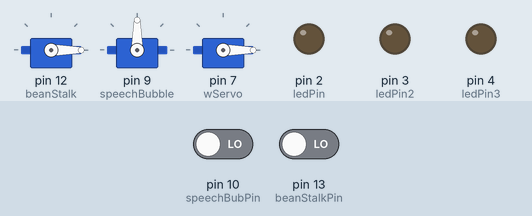
Simulated run of this sketch. Board: Arduino Uno, built with avr-gcc and run on an emulated ATmega328P. On the bench: 3 × servo, output pins drawn as LEDs (lit = HIGH). Inputs (shaded band) come from the test bench; at power-on: pin 13 (beanStalkPin) LOW, pin 10 (speechBubPin) LOW. What the sketch prints to the serial monitor is not drawn.

Above: at 1.2 s.
1.3 s: pin 13 (beanStalkPin) driven HIGH
At 3.6 s:
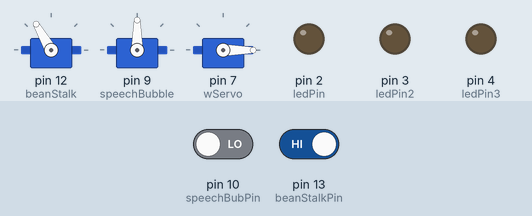
4.3 s: pin 10 (speechBubPin) driven HIGH
At 5.1 s:
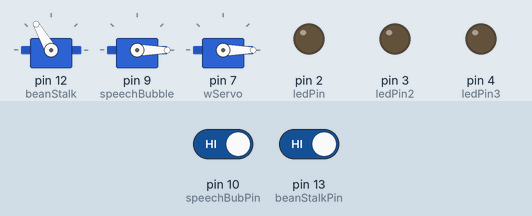
5.8 s: pin 10 (speechBubPin) driven LOW
At 6.4 s:
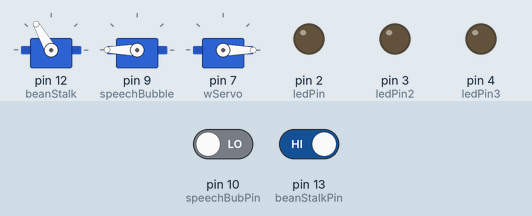
7.3 s: pin 13 (beanStalkPin) driven LOW
At 7.6 s:
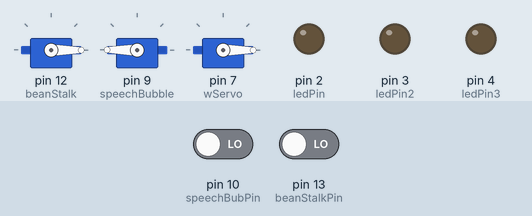
8.8 s: pin 10 (speechBubPin) driven HIGH
At 9.7 s:
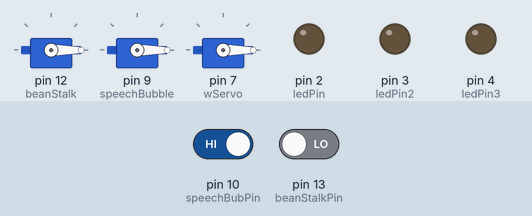
10.3 s: pin 13 (beanStalkPin) driven HIGH
At 10.4 s:
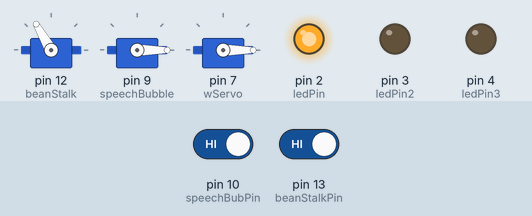
Timing chart, 0 to 13.3 s (numbered marks = the images above; inputs shaded):
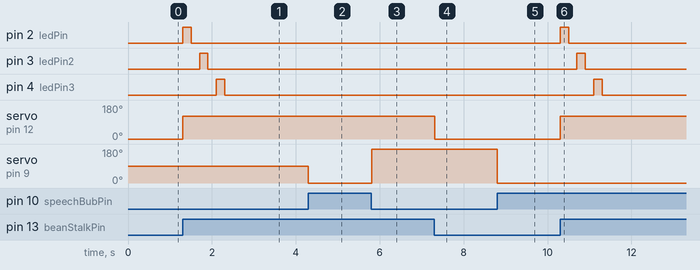

Measured:
- after the input at 1.3 s, pin 2 (ledPin): LOW → HIGH at once, → LOW 0.20 s later; pin 3 (ledPin2): LOW → HIGH after 0.41 s, → LOW 0.20 s later; pin 4 (ledPin3): LOW → HIGH after 0.81 s, → LOW 0.20 s later; servo on pin 12 (beanStalk): 0° → 120° at once
- after the input at 4.3 s, servo on pin 9 (speechBubble): 90° → 0° at once
- after the input at 5.8 s, servo on pin 9 (speechBubble): 0° → 180° at once
- after the input at 7.3 s, servo on pin 12 (beanStalk): 120° → 0° at once
- after the input at 8.8 s, servo on pin 9 (speechBubble): 180° → 0° at once
- after the input at 10.3 s, pin 2 (ledPin): LOW → HIGH at once, → LOW 0.20 s later; pin 3 (ledPin2): LOW → HIGH after 0.40 s, → LOW 0.20 s later; pin 4 (ledPin3): LOW → HIGH after 0.80 s, → LOW 0.20 s later; servo on pin 12 (beanStalk): 0° → 120° at once

The sketch:

Proj2_Beanie_weenies_v3.ino
```cpp
/*
AET Jackie & the Beans Project
Group Name: The Beanie Weenies
Members: Belice Rivarola, Jaime Bunker, Angel Jaimes
Description: button and servo program
Fable: Jack & The Giant Beanstalk
*/

// servo code library
#include<Servo.h>

//VARIABLES
Servo beanStalk;
const int beanStalkPin = 13;
Servo speechBubble;
const int speechBubPin = 10;
Servo wServo;

//LED lights
const int ledPin =  2;      //green
const int ledPin2 = 3;      //yellow
const int ledPin3 = 4;      //red
int blinks = 200;

const int wSWITCH=1;
int wSwitchVal;
int buttonStateBean = 0;
int buttonStateSpeech = 0;
int lastButtonStateBean = 0;
int lastButtonStateSpeech = 0;
int counter = 0;

void setup() {
  beanStalk.attach(12);
  pinMode(beanStalkPin, INPUT);
  speechBubble.attach(9);
  pinMode(speechBubPin, INPUT);
  wServo.attach(7);
  wServo.write(0);
  pinMode(wSWITCH,INPUT);
  digitalWrite(wSWITCH,LOW);
  pinMode(ledPin, OUTPUT);
  pinMode(ledPin2, OUTPUT);
  pinMode(ledPin3, OUTPUT);
  Serial.begin(9600);


}

void loop() {

  buttonStateBean = digitalRead(beanStalkPin);

/* code for the beanstalk servo */
if (counter == 0) {
  beanStalk.write(0);
  counter ++;
  } else {
    }
  if (buttonStateBean != lastButtonStateBean){
    beanStalk.write(0);
     if (digitalRead(beanStalkPin) == HIGH){
    beanStalk.write(120);
    digitalWrite(ledPin, HIGH);
    delay(blinks);
    digitalWrite(ledPin, LOW);
    delay(blinks);
    digitalWrite(ledPin2, HIGH);
    delay(blinks);
    digitalWrite(ledPin2, LOW);
    delay(blinks);
    digitalWrite(ledPin3, HIGH);
    delay(blinks);
    digitalWrite(ledPin3, LOW);
    delay(blinks);
    } else {
      beanStalk.write(0);
    }
  }
 Serial.println(counter);
  lastButtonStateBean = buttonStateBean;


/* For the speech bubble */
  buttonStateSpeech = digitalRead(speechBubPin);
  if (buttonStateSpeech != lastButtonStateSpeech){
    speechBubble.write(180);
     if (digitalRead(speechBubPin) == HIGH){
    speechBubble.write(0);
    } else {
      speechBubble.write(180);
    }
  }
  lastButtonStateSpeech = buttonStateSpeech;
    wSwitchVal= digitalRead(wSWITCH);
  //Serial.println(wSwitchVal);
  if(wSwitchVal==HIGH){
    wServo.write(180);}
    else{
      wServo.write(0);}


//Down here is to reset the button state so that you can perform the action again if you place the switch on back again
  //maybe add a counter to make it only do it once and not again, think about it.
  //Checkout the StateChangeDetection by going to File>Examples>Digital>StateChangeDetection

//This is to check our switch in the serial monitor to see if its recieving any power (0 = no power, 1 = yes power)
Serial.println(digitalRead(beanStalkPin));

}
```
